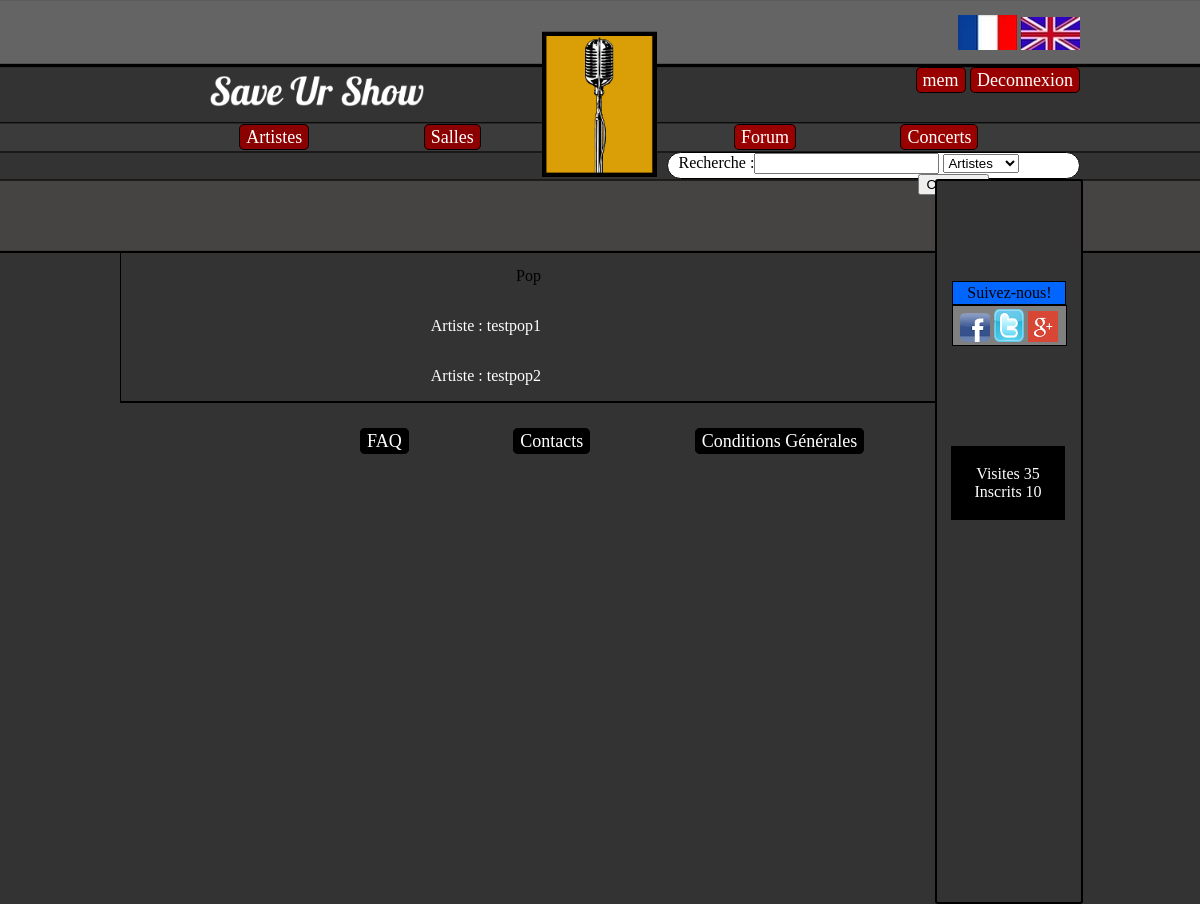
The app's page /SaveUrShow/index.php?page=genre&genre=pop (signed in) with its own data.
### tables this page shows
CREATE TABLE IF NOT EXISTS `statistique` (
  `ID` int(11) NOT NULL AUTO_INCREMENT,
  `nombre_inscrit` int(11) DEFAULT NULL,
  `nombre_visite` int(11) DEFAULT NULL,
  PRIMARY KEY (`ID`)
);

CREATE TABLE IF NOT EXISTS `artiste` (
  `ID` int(11) NOT NULL AUTO_INCREMENT,
  `nom_artiste` varchar(25) NOT NULL,
  `date_ajout_artiste` datetime DEFAULT NULL,
  `image_artiste` varchar(255) DEFAULT NULL,
  `bio_artiste` text,
  `ID_genre` int(11) NOT NULL,
  PRIMARY KEY (`ID`)
);

### SaveUrShow/controleurs/genre.php (called while the page is built)
<?php
	include('modeles/modele_recherche.php');
	$genre = $_GET['genre'];
	$ID=searchGenre($genre);
	$reqGenre=searchIDArtiste($ID['ID']);
	include('vues/header.php');
	include('vues/vue_resultatGenre.php');
	include('vues/footer.php');
 ?>

### SaveUrShow/controleurs/fr.php (called while the page is built, shortened)
<?php
	$DECONNEXION = 'Deconnexion';
	$TXT_ARTISTES = 'Artistes';
	$TXT_SALLES = 'Salles';
	$TXT_CONCERTS = 'Concerts';
	$TXT_FORUM = 'Forum';
	$RECHERCHE = 'Recherche :';
	$TXT_SUIVRE = 'Suivez-nous!';
	$TXT_CONNECTES = 'Visites';
	$TXT_INSCRITS = 'Inscrits';
	$TXT_ARTISTE = 'Artiste';
$POP = 'Pop';
 ?>

### SaveUrShow/modeles/modele_stat.php (called while the page is built, shortened)
<?php
	function nbrVisite(){
	global $bdd;
	$req = $bdd -> prepare("SELECT nombre_visite FROM statistique");
	$req -> execute();
	$res = $req->fetch();
	return $res[0];
	}
	function nbrInscrit(){
		global $bdd;
		$req = $bdd -> prepare("SELECT count(ID) FROM membre");
		$req -> execute();
	$res = $req->fetch();
	return $res['count(ID)'];
	}
 ?>

### SaveUrShow/modeles/modele_recherche.php (called while the page is built, shortened)
<?php
	function searchGenre($genre){
		global $bdd;
			$req = $bdd -> query("SELECT ID FROM genre WHERE genre like '%$genre%'");
			 $data=$req->fetch();
			return $data;
	}
	function searchIDArtiste($ID){
		global $bdd;
			$req = $bdd -> query("SELECT nom_artiste FROM artiste WHERE ID_genre = '$ID'");
			return $req;
	}
?>

### SaveUrShow/vues/vue_resultatGenre.php (the view)
<?php
	if ($genre == 'pop'){
		echo '<p class="standard"> '.$POP.'';
	}
	elseif ($genre == 'classique') {
		echo '<p class="standard"> '.$CLASSIC.'';
	}
	elseif ($genre == 'worldMusic') {
		echo '<p class="standard"> '.$_MUSIQUE_MONDE.'';
	}
	elseif ($genre == 'metal') {
		echo '<p class="standard"> '.$METAL.'';
	}
	elseif ($genre == 'reggae') {
		echo '<p class="standard"> '.$REGGAE.'';
	}
	elseif ($genre == 'variete') {
		echo '<p class="standard"> '.$VARIETE.'';
	}
	elseif ($genre == 'alternatif') {
		echo '<p class="standard"> '.$ALTERNATIF.'';
	}
	elseif ($genre == 'electro') {
		echo '<p class="standard"> '.$ELECT.'';
	}
	elseif ($genre == 'rb') {
		echo '<p class="standard"> '.$_R_B.'';
	}
	elseif ($genre == 'jazz') {
		echo '<p class="standard"> '.$JAZZ.'';
	}
	elseif ($genre == 'rap') {
		echo '<p class="standard"> '.$RAP.'';
	}
	elseif ($genre == 'rock') {
		echo '<p class="standard"> '.$ROCK.'';
	}
	foreach ($reqGenre as $nom_artiste) {
				echo '<p class="standard"> <a href="?page=artiste&artiste='.$nom_artiste['nom_artiste'].'"> '.$TXT_ARTISTE.' : '.$nom_artiste['nom_artiste'].'</a><br /></p>';
			}
 ?>

### SaveUrShow/vues/header.php (shortened to what this page needs)
<!doctype html>
<html lang="en">
<head>
<link rel="stylesheet" href="ressources/style.css" type="text/css" media="screen" />
<body>
<header>
	<div id="logo">
	</div>
	<a href="?page=accueil"><div id="nom">
	</div></a>
	<div id="drapeau">
	<a href="?page=select_lang&lang=fr"> <img src="ressources/image/drap_fr.png" alt="Version Française" /></a>
	<a href="?page=select_lang&lang=en"> <img src="ressources/image/drap_en.png" alt="Version Anglaise"/></a>
	</div>
	<div id="connexion">
		<ul>
			<?php
			if (!isset($_SESSION['pseudo'])){
				echo '
				<li class="zone1"><a href="?page=connexion">'.$CONNEXION.'</a></li>
				<li class="zone1"><a href="?page=inscription">'.$INSCRIPTION.'</a></li>';
			}else{
				echo'
				<li class="zone1"><a href="?page=profil&profil='.$_SESSION['pseudo'].'">'.$_SESSION['pseudo'].'</a></li>
				<li class="zone1"><a href="?page=deconnexion">'.$DECONNEXION.'</a></li>';
			}
			 ?>
		</ul>
	</div>
	<div id="artistes_salles">
		<ul>
			<li class="boutons1"><a href="?page=listeartiste"><?php echo $TXT_ARTISTES;?></a></li>
			<li class="boutons1"><a href="?page=listeSalles"><?php echo $TXT_SALLES;?></a></li>
		</ul>
	</div>
	<div id="forum_concerts">
		<ul>
			<li class="boutons2"><a href="?page=forum"><?php echo $TXT_FORUM;?></a></li>
			<li class="boutons2"><a href="?page=listeConcerts"><?php echo $TXT_CONCERTS;?></a></li>
		</ul>
	</div>
	<div class="Rechercher">
			<form action="index.php?page=recherche" method="post" name="Recherche">
			<label><?php echo $RECHERCHE;?></label><input type="text" name="mot_cle" id="mot_cle"/>
					<select name="type_recherche">
						<option value="1"><?php echo $TXT_ARTISTES;?></option>
					</select>
			</form>
	</div>
	<span id="bordure">
	<div id="Suivre"><span class="a3"><?php echo $TXT_SUIVRE;?></span>
	</div>
	<div class="reseaux">
		<div> <a href="https://www.facebook.com/pages/Save-Ur-Show/281799091982222?fref=ts"> <img class="reseauxsociaux" src="ressources/image/facebook.png" /></a> <span></span>
		</div>
		<div> <a href="https://twitter.com/SaveUrShow01"> <img class="reseauxsociaux" src="ressources/image/twitter.png"/></a> <span></span>
		</div>
		<div> <a href="https://plus.google.com/"> <img class="reseauxsociaux" src="ressources/image/g.png"/></a> <span></span>
		</div>
	</div>
	<div class="statistique">
		<p> <?php echo $TXT_CONNECTES;?> <?php echo $nbrVisite; ?> <br />
			<?php echo $TXT_INSCRITS;?> <?php echo $nbrInscrit; ?>
		</p>
	</div>
	</span>
</header>
<div id="contenu">

### SaveUrShow/ressources/style.css (style rules this page uses)
body { background-size: 250px; background-image:url(image/haut.png); background-position:center top; background-repeat: repeat-x; background-color: #333333; margin:auto; width: 960px; }
#logo { background-size: 12%; margin:auto; height: 200px; background-image: url(image/Logo.png); background-position: center; background-repeat: no-repeat; }
#nom { background-size: 230px; margin-left: 90px; margin-top:-140px; height: 70px; width:30%; background-image: url(image/Titre.png); background-position: left top; background-repeat: no-repeat; }
#drapeau { float:right; margin-top:-115px; margin-right:0px; }
#connexion ul { color:black; font-size: 18px; float:left; }
#connexion { float:right; margin-right:0px; margin-top:-78px; }
.zone1 { display:inline; width:20%; background-color:#990000; text-align:center; padding:2px 6px 2px 6px; border-style:solid; border-width:1px; border-radius:5px; }
#artistes_salles ul { width: 90%; font-size: 18px; float:right; }
#artistes_salles { float:left; margin-left:80px; margin-top:-21px; }
.boutons1 { display:inline; width:20%; background-color:darkred; text-align:center; padding:2px 6px 2px 6px; border-style:solid; border-width:1px; border-radius:5px; margin-right:110px; }
#forum_concerts ul { display:inline-block; width: 90%; font-size: 18px; float:right; }
#forum_concerts { float:right; margin-top:-21px; }
.boutons2 { display:inline; width:20%; background-color:#990000; text-align:center; padding:2px 6px 2px 6px; border-style:solid; border-width:1px; border-radius:5px; margin-right: 100px; }
.Rechercher { display:block; width:16.1%; height: 23px; background-color:white; text-indent: -240px; padding:0px 6px 2px 250px; border-style:solid; border-width:1px; border-radius:15px; margin-right: 0px; float:right; margin-top:-14px; }
#Suivre { position:relative; width:100px; background-color:#0066FF; text-align:center; padding:2px 6px 2px 6px; border-style:solid; border-width:1px; margin: auto; margin-top:100px; }
.reseaux { position:relative; display:block; width:70%; background-color:grey; text-align:center; padding:2px 6px 2px 6px; border-style:solid; border-width:1px; height: 35px; margin:auto; }
.reseaux div { display:inline-block; }
.reseauxsociaux { width:30px; margin: 0px; margin-top:1px; display: block; margin-left: 0px; }
.statistique { position:relative; width:70%; background-color:ThreeDDarkShadow; text-align:center; padding:2px 6px 2px 6px; border-style:solid; border-width:1px; float:right; margin-left:16px; margin-right:16px; margin-top:100px; margin-bottom: 100px; }
#bordure { position:relative; display:inline-block; width: 15%; height: 721px; margin-top:13px; margin-right:-416px; background-color: #333333; border-style: solid; border-radius: 3px; border-width: 2px; float:right; border-color: black; }
a { text-decoration:none; color:#FFFFFF; }
.statistique p { color:#FFFFFF; }
#contenu { margin-top:121px; border-bottom-style:solid; border-bottom-color:#000000; border-bottom-width:2px; border-left-style:solid; border-left-color:#000000; border-left-width:1px; margin-right:143px; }
ul { list-style: none; }
.standard { display : inline-block ; width : 420px ; text-align : right ; }

### records on screen
statistique: nombre_visite "35"
artiste: nom_artiste "testpop1"
artiste: nom_artiste "testpop2"

### other values on screen
$_SESSION['pseudo'] "mem"
$DECONNEXION "Deconnexion"
$TXT_ARTISTES "Artistes"
$TXT_SALLES "Salles"
$TXT_FORUM "Forum"
$TXT_CONCERTS "Concerts"
$RECHERCHE "Recherche :"
$TXT_SUIVRE "Suivez-nous!"
$TXT_CONNECTES "Visites"
$TXT_INSCRITS "Inscrits"
$nbrInscrit "10"
$POP "Pop"
$TXT_FAQ "FAQ"
$TXT_CONTACTS "Contacts"
$TXT_CG "Conditions Générales"
